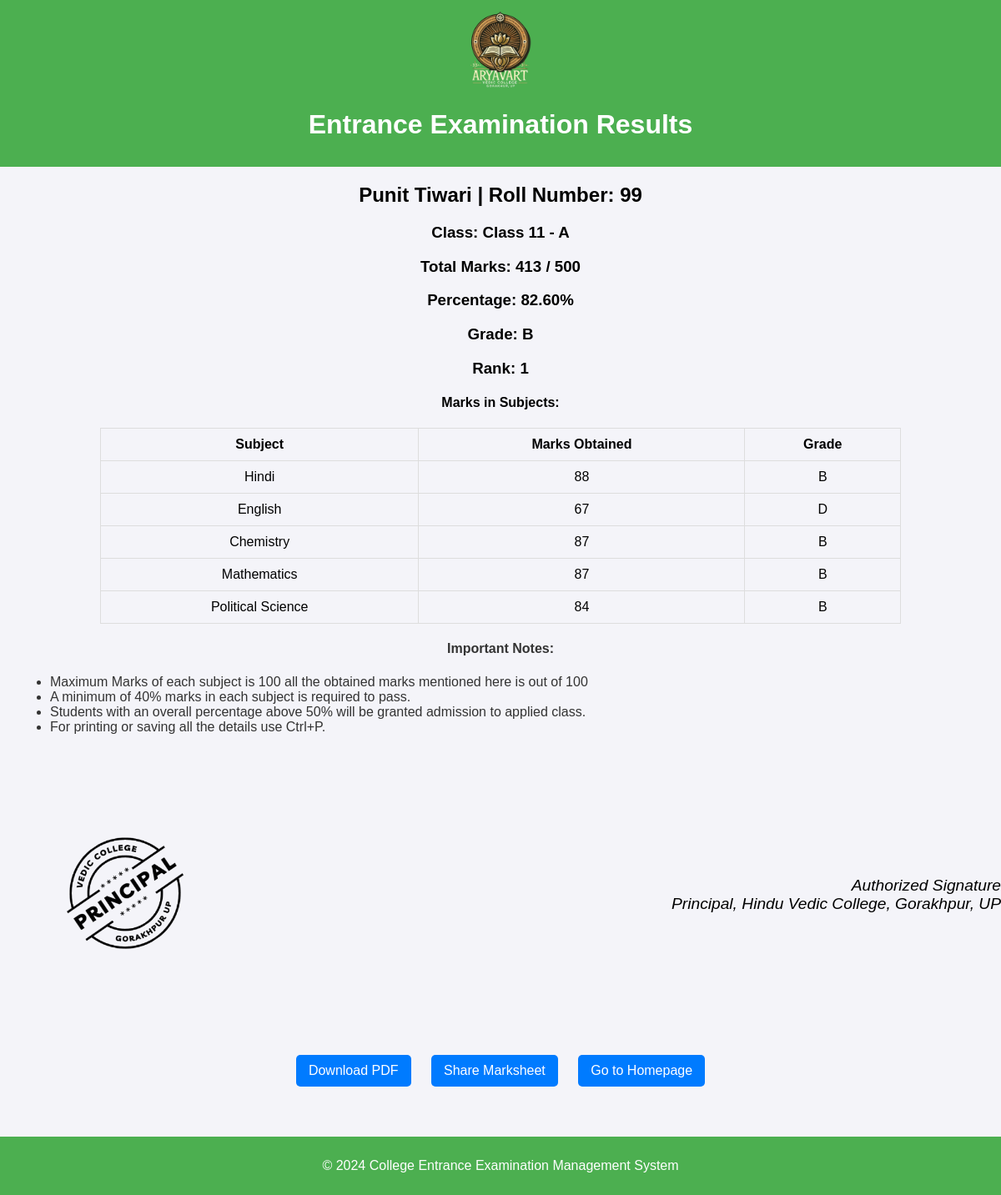
Page /student/19/ on the committed database.
### marksheet/models.py (models this page shows, shortened)
class Student(models.Model):
    first_name = models.CharField(max_length=100)  # First name of the student
    last_name = models.CharField(max_length=100)  # Last name of the student
    roll_number = models.CharField(max_length=10, unique=True)  # Unique roll number for each student
    dob = models.DateField()  # Date of birth of the student
    class_name = models.ForeignKey(Class, related_name='students', on_delete=models.CASCADE)  # Foreign key linking to Class model

class Class(models.Model):
    name = models.CharField(max_length=100)  # E.g., '10th', '12th'
    section = models.CharField(max_length=1)  # E.g., A, B, C
    def __str__(self):
        return f"{self.name} - {self.section}"  # Returns like '10th - A'

class Subject(models.Model):
    name = models.CharField(max_length=100)  # Subject name, e.g., 'Maths', 'Science'

### marksheet/views.py (the view)
# urls.py: path('student/<int:student_id>/', views.student_marksheet, name='student_marksheet'),  # Marksheets page
def student_marksheet(request, student_id):
    try:
        student = Student.objects.get(id=student_id)
        marks = Marks.objects.filter(student=student)
        total_marks = marks.aggregate(Sum('marks_obtained'))['marks_obtained__sum'] or 0
        total_subjects = marks.count()
        max_marks = total_subjects * 100  # Assuming each subject has max marks of 100
        percentage = (total_marks / max_marks) * 100 if max_marks > 0 else 0
        average_marks = total_marks / total_subjects if total_subjects > 0 else 0
        overall_grade = calculate_grade(average_marks)
        marks_with_grades = [
            {
                'subject': mark.subject.name,
                'marks_obtained': mark.marks_obtained,
                'grade': calculate_grade(mark.marks_obtained),
            }
            for mark in marks
        ]
        same_class_students = Student.objects.filter(class_name=student.class_name)  # Corrected field name
        ranks = (
            Marks.objects
            .filter(student__in=same_class_students)
            .values('student')
            .annotate(total=Sum('marks_obtained'))
            .order_by('-total')
        )
        student_rank = 0
        for idx, rank in enumerate(ranks, start=1):
            if rank['student'] == student.id:
                student_rank = idx
                break
    except Student.DoesNotExist:
        raise Http404("Student does not exist")
    return render(request, 'marksheet/student_marksheet.html', {
        'student': student,
        'marks_with_grades': marks_with_grades,
        'total_marks': total_marks,
        'max_marks': max_marks,
        'percentage': percentage,
        'average_marks': average_marks,
        'overall_grade': overall_grade,
        'student_rank': student_rank,
        'signature': 'Authorized Signature (Principal)',  # Add signature to marksheet
    })

### marksheet/views.py (called while the page is built)
def calculate_grade(marks):
    if marks >= 90:
        return 'A'
    elif marks >= 80:
        return 'B'
    elif marks >= 70:
        return 'C'
    elif marks >= 60:
        return 'D'
    else:
        return 'F'

### marksheet/templates/marksheet/student_marksheet.html (shortened to what this page needs)
{% load static %}
<!DOCTYPE html>
<html lang="en">
<head>
    <link rel="stylesheet" href="{% static 'marksheet/css/styles.css' %}">
</head>
<body>
    <header class="header">
        <img src="{% static 'marksheet/images/college_logo.png' %}" alt="College Logo" class="logo">
        <h1>Entrance Examination Results</h1>
    </header>
    <main>
        <h2>{{ student.first_name }} {{ student.last_name }} | Roll Number: {{ student.roll_number }}</h2>
        <h3>Class: {{ student.class_name }}</h3>
        <h3>Total Marks: {{ total_marks }} / {{ max_marks }}</h3>
        <h3>Percentage: {{ percentage|floatformat:2 }}%</h3>
        <h3>Grade: {{ overall_grade }}</h3>
        <h3>Rank: {{ student_rank }}</h3>
        <h4>Marks in Subjects:</h4>
        <table border="1" cellspacing="0" cellpadding="5">
            <thead>
                <tr>
                    <th>Subject</th>
                    <th>Marks Obtained</th>
                    <th>Grade</th>
                </tr>
            </thead>
            <tbody>
                {% for mark in marks_with_grades %}
                    <tr>
                        <td>{{ mark.subject }}</td>
                        <td>{{ mark.marks_obtained }}</td>
                        <td>{{ mark.grade }}</td>
                    </tr>
                {% empty %}
                    <tr>
                        <td colspan="3">No marks available for this student.</td>
                    </tr>
                {% endfor %}
            </tbody>
        </table>
        <div class="instructions">
            <h4>Important Notes:</h4>
            <ul>
                <li>Maximum Marks of each subject  is 100 all the obtained marks mentioned here is out of 100</li>
                <li>A minimum of 40% marks in each subject is required to pass.</li>
                <li>Students with an overall percentage above 50% will be granted admission to applied class.</li>
                <li>For printing or saving all the details use Ctrl+P.</li>
            </ul>
        </div>
        <div class="stamp-signature">
            <div class="stamp-container">
                <img src="{% static 'marksheet/images/stamp.png' %}" alt="College Stamp" class="stamp">
            </div>
            <div class="signature-container">
                <div class="signature">
                    <p>Authorized Signature</p>
                    <p>Principal, Hindu Vedic College, Gorakhpur, UP</p>
                </div>
            </div>
        </div>
        <div class="actions">
            <a href="{% url 'marksheet:download_pdf' student.id %}" target="_blank">Download PDF</a>
            <a href="mailto:?subject=Marksheet of {{ student.first_name }}&body=Please find attached the marksheet." target="_blank">Share Marksheet</a>
            <a href="{% url 'marksheet:homepage' %}">Go to Homepage</a>
        </div>
        <footer class="footer">
            <p>&copy; 2024 College Entrance Examination Management System</p>
        </footer>
    </main>
</body>
</html>

### marksheet/static/marksheet/css/styles.css (style rules this page uses)
body { font-family: Arial, sans-serif; margin: 0; padding: 0; background-color: #f4f4f9; }
header, footer { text-align: center; background-color: #4CAF50; color: white; padding: 10px 0; }
h1, h2, h3, h4 { text-align: center; }
table { width: 80%; margin: 0 auto; border-collapse: collapse; }
table, th, td { border: 1px solid #ddd; }
th, td { padding: 10px; text-align: center; }

### marksheet/templates/marksheet/student_marksheet.html (style rules this page uses)
.logo { width: 100px; height: auto; display: block; margin: 0 auto; }
.header { text-align: center; margin-bottom: 20px; }
.footer { text-align: center; margin-top: 50px; }
.stamp-signature { display: flex; justify-content: space-between; align-items: center; margin-top: 40px; }
.stamp { width: 300px; }
.signature { font-style: italic; font-size: 1.2em; text-align: right; }
.signature p { margin: 0; }
.stamp-container, .signature-container { flex: 1; }
.instructions { margin-top: 20px; font-size: 1em; color: #333; }
.instructions ul { list-style-type: disc; margin-left: 20px; }
.actions { margin-top: 30px; text-align: center; }
.actions a, .actions button { display: inline-block; margin: 10px; padding: 10px 15px; font-size: 1em; color: white; background-color: #007bff; border: none; border-radius: 5px; text-decoration: none; cursor: pointer; }

### rows in the picture
Student: first_name "Punit", last_name "Tiwari", roll_number "99", class_name "Class 11 - A"
Subject: subject "Hindi"
Subject: subject "English"
Subject: subject "Chemistry"
Subject: subject "Mathematics"
Subject: subject "Political Science"

### other values in the picture
{{ total_marks }} "413"
{{ max_marks }} "500"
{{ percentage|floatformat:2 }} "82.60"
{{ overall_grade }} "B"
{{ student_rank }} "1"
{{ mark.marks_obtained }} "88" "67" "87" "87" "84"
{{ mark.grade }} "B" "D" "B" "B" "B"
